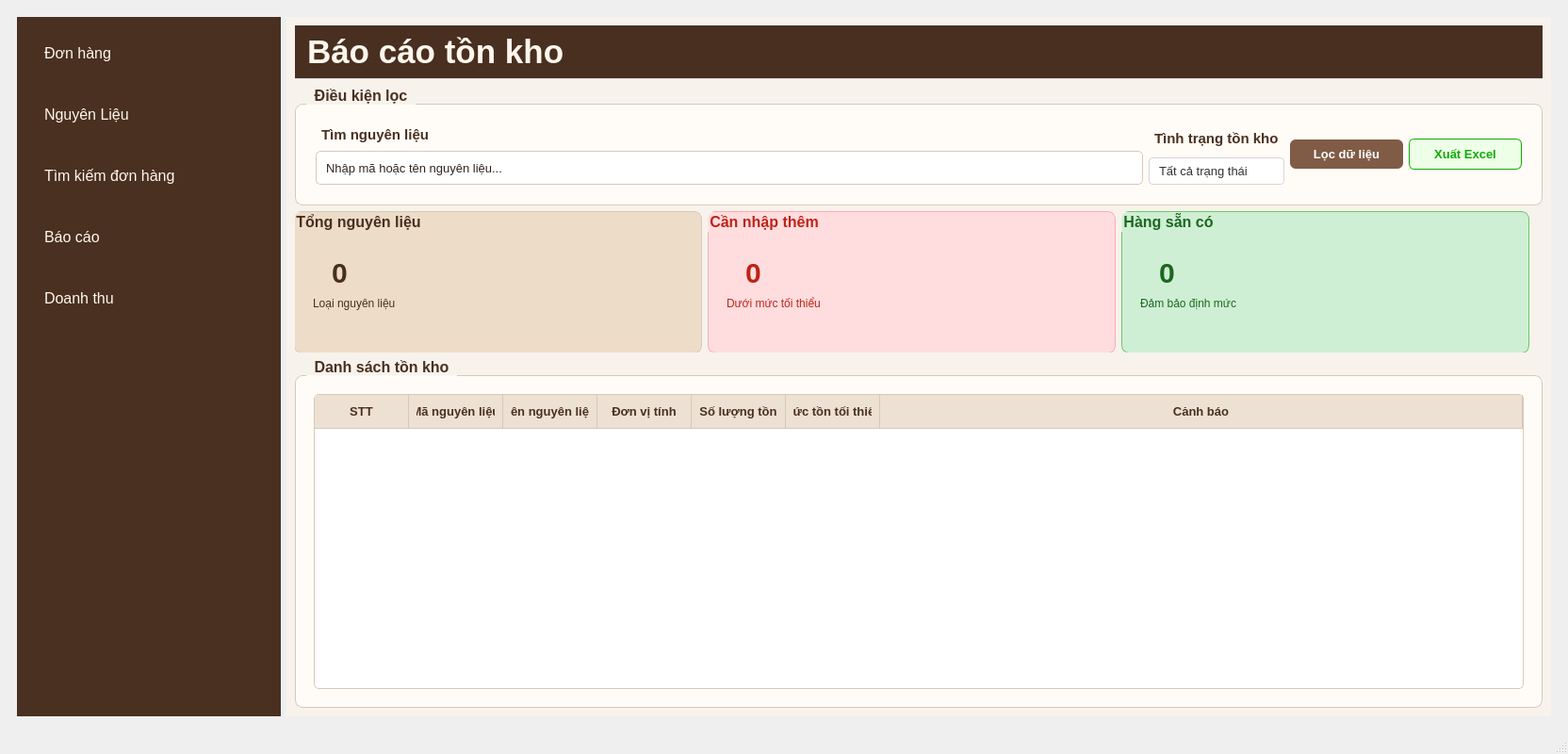
<?xml version="1.0" encoding="UTF-8"?>
<ui version="4.0">
 <class>MainWindow</class>
 <widget class="QMainWindow" name="MainWindow">
  <property name="geometry">
   <rect>
    <x>0</x>
    <y>0</y>
    <width>1664</width>
    <height>800</height>
   </rect>
  </property>
  <property name="windowTitle">
   <string>MainWindow</string>
  </property>
  <widget class="QWidget" name="centralwidget">
   <layout class="QGridLayout" name="gridLayout">
    <item row="0" column="0">
     <widget class="QWidget" name="widget" native="true">
      <layout class="QHBoxLayout" name="horizontalLayout">
       <item>
        <widget class="QFrame" name="frame">
         <property name="sizePolicy">
          <sizepolicy hsizetype="Fixed" vsizetype="Expanding">
           <horstretch>0</horstretch>
           <verstretch>0</verstretch>
          </sizepolicy>
         </property>
         <property name="minimumSize">
          <size>
           <width>280</width>
           <height>0</height>
          </size>
         </property>
         <property name="maximumSize">
          <size>
           <width>280</width>
           <height>16777215</height>
          </size>
         </property>
         <property name="styleSheet">
          <string notr="true">QFrame {
    background-color: #493020;
    border: none;
}
QPushButton {
    background-color: transparent;
    color: #FFF7ED;
    border: none;
    border-radius: 6px;
    padding: 20px;
    text-align: left;
    font-size: 12pt;
}

QPushButton:hover {
    background-color: #67442F;
}

QPushButton:pressed {
    background-color: #805B46;
}
</string>
         </property>
         <property name="frameShape">
          <enum>QFrame::Shape::StyledPanel</enum>
         </property>
         <property name="frameShadow">
          <enum>QFrame::Shadow::Raised</enum>
         </property>
         <layout class="QVBoxLayout" name="verticalLayout">
          <item>
           <widget class="QPushButton" name="btnDonHang">
            <property name="styleSheet">
             <string notr="true">QPushButton {
    background-color: transparent;
    color: #FFF7ED;
    border: none;
    border-radius: 6px;
    padding: 20px;
    text-align: left;
    font-size: 12pt;
}

QPushButton:hover {
    background-color: #67442F;
}

QPushButton:pressed {
    background-color: #805B46;
}</string>
            </property>
            <property name="text">
             <string>Đơn hàng</string>
            </property>
           </widget>
          </item>
          <item>
           <widget class="QPushButton" name="btnNguyenLieu">
            <property name="text">
             <string>Nguyên Liệu</string>
            </property>
           </widget>
          </item>
          <item>
           <widget class="QPushButton" name="btnTimKiemDonHang">
            <property name="text">
             <string>Tìm kiếm đơn hàng</string>
            </property>
           </widget>
          </item>
          <item>
           <widget class="QPushButton" name="btnBaoCao">
            <property name="styleSheet">
             <string notr="true"/>
            </property>
            <property name="text">
             <string>Báo cáo</string>
            </property>
           </widget>
          </item>
          <item>
           <widget class="QPushButton" name="btnDoanhThu">
            <property name="text">
             <string>Doanh thu</string>
            </property>
           </widget>
          </item>
          <item>
           <spacer name="verticalSpacer">
            <property name="orientation">
             <enum>Qt::Orientation::Vertical</enum>
            </property>
            <property name="sizeHint" stdset="0">
             <size>
              <width>20</width>
              <height>40</height>
             </size>
            </property>
           </spacer>
          </item>
         </layout>
        </widget>
       </item>
       <item>
        <widget class="QWidget" name="widgetContent" native="true">
         <property name="styleSheet">
          <string notr="true">QWidget {
    background-color: #F7F3EC;
    color: #30251E;
    font-family: &quot;Segoe UI&quot;;
    font-size: 10pt;
}
</string>
         </property>
         <layout class="QVBoxLayout" name="verticalLayout_2">
          <item>
           <widget class="QLabel" name="lblTieuDe">
            <property name="sizePolicy">
             <sizepolicy hsizetype="Expanding" vsizetype="Fixed">
              <horstretch>0</horstretch>
              <verstretch>0</verstretch>
             </sizepolicy>
            </property>
            <property name="minimumSize">
             <size>
              <width>120</width>
              <height>0</height>
             </size>
            </property>
            <property name="styleSheet">
             <string notr="true">QLabel {
	border: 8px;
    border-bottom: 1px solid #ddd;
    padding-bottom: 8px;
	background-color: rgb(72, 47, 32);
	color: rgb(255, 247, 237);
    font-size: 26pt;
    font-weight: bold;
    padding: 8px 4px;
}
</string>
            </property>
            <property name="text">
             <string>Báo cáo tồn kho</string>
            </property>
           </widget>
          </item>
          <item>
           <spacer name="verticalSpacer_3">
            <property name="orientation">
             <enum>Qt::Orientation::Vertical</enum>
            </property>
            <property name="sizeType">
             <enum>QSizePolicy::Policy::Fixed</enum>
            </property>
            <property name="sizeHint" stdset="0">
             <size>
              <width>0</width>
              <height>2</height>
             </size>
            </property>
           </spacer>
          </item>
          <item>
           <widget class="QGroupBox" name="groupDieuKien">
            <property name="styleSheet">
             <string notr="true">QGroupBox#groupDieuKien {
    background-color: #FFFCF7;
    color: #493020;
    border: 1px solid #D8C8B8;
    border-radius: 8px;
    margin-top: 18px;
    padding: 12px;
    font-family: &quot;Segoe UI&quot;;
    font-size: 12pt;
    font-weight: bold;
}

QGroupBox#groupDieuKien::title {
    subcontrol-origin: margin;
    subcontrol-position: top left;
    left: 12px;
    padding: 0 6px;
    color: #493020;
    background-color: #F7F3EC;
    font-size: 12pt;
    font-weight: bold;
}

QLabel {
    color: #493020;
    font-family: &quot;Segoe UI&quot;;
    font-size: 11pt;
    font-weight: bold;
    background-color: transparent;
    padding: 2px;

}

/* --- 1. TÙY CHỈNH CHO QCOMBOBOX (Nhân viên, Trạng thái) --- */
QComboBox {
    border: 1px solid #D5D5D5;
    border-radius: 4px;
    padding: 5px 10px;
    background-color: white;
    color: #333333;
}

QComboBox:hover {
    border: 1px solid #8B5A2B; /* Viền đổi màu nâu khi trỏ chuột vào */
}

QComboBox::drop-down {
    subcontrol-origin: padding;
    subcontrol-position: top right;
    width: 25px;
    border-left-width: 0px; /* Bỏ đường kẻ thô bên trái mũi tên */
    border-top-right-radius: 4px;
    border-bottom-right-radius: 4px;
}

/* Thay thế mũi tên mặc định bằng icon/mũi tên tinh tế hơn hoặc làm phẳng nó */
QComboBox::down-arrow {
    image: none; /* Tắt hình mũi tên mặc định hệ thống nếu muốn thay bằng ký tự hoặc giữ nét thanh */
    border-image: none;
}

/* --- 2. TÙY CHỈNH CHO QDATEEDIT (Từ ngày, Đến ngày) --- */
QDateEdit {
    border: 1px solid #D5D5D5;
    border-radius: 4px;
    padding: 5px 10px;
    background-color: white;
    color: #333333;
}

QDateEdit:hover {
    border: 1px solid #8B5A2B;
}

/* Thu nhỏ và làm gọn nút bấm tăng/giảm (spinbox buttons) của QDateEdit */
QDateEdit::up-button, QDateEdit::down-button {
    width: 16px;
    border: none;
    background: transparent;
}

QDateEdit::up-button:hover, QDateEdit::down-button:hover {
    background-color: #EFEFEF;
    border-radius: 2px;
}</string>
            </property>
            <property name="title">
             <string>Điều kiện lọc</string>
            </property>
            <layout class="QGridLayout" name="gridLayout_4">
             <item row="0" column="1">
              <layout class="QGridLayout" name="gridLayout_3">
               <item row="2" column="0">
                <widget class="QComboBox" name="comboBox">
                 <item>
                  <property name="text">
                   <string>Tất cả trạng thái</string>
                  </property>
                 </item>
                 <item>
                  <property name="text">
                   <string>Sẵn có</string>
                  </property>
                 </item>
                 <item>
                  <property name="text">
                   <string>Cần nhập</string>
                  </property>
                 </item>
                </widget>
               </item>
               <item row="1" column="0">
                <widget class="QLabel" name="lblTenKhachHang">
                 <property name="text">
                  <string>Tình trạng tồn kho</string>
                 </property>
                </widget>
               </item>
              </layout>
             </item>
             <item row="0" column="4">
              <widget class="QPushButton" name="btnXuatExcel">
               <property name="minimumSize">
                <size>
                 <width>120</width>
                 <height>0</height>
                </size>
               </property>
               <property name="maximumSize">
                <size>
                 <width>100</width>
                 <height>16777215</height>
                </size>
               </property>
               <property name="styleSheet">
                <string notr="true">QPushButton {
    
	
	background-color: rgb(237, 255, 231);
	color: rgb(16, 170, 5);
    border: 1px solid rgb(16, 170, 5);
    border-radius: 6px;
    padding: 8px 18px;
    font-weight: bold;
}

QPushButton:hover {
background-color: rgb(162, 239, 158);
}
QPushButton:pressed {
	background-color: rgb(207, 239, 212);
	
}</string>
               </property>
               <property name="text">
                <string>Xuất Excel</string>
               </property>
              </widget>
             </item>
             <item row="0" column="3">
              <widget class="QPushButton" name="btnLocDuLieu">
               <property name="minimumSize">
                <size>
                 <width>120</width>
                 <height>0</height>
                </size>
               </property>
               <property name="maximumSize">
                <size>
                 <width>100</width>
                 <height>16777215</height>
                </size>
               </property>
               <property name="styleSheet">
                <string notr="true">QPushButton {
    background-color: #805B46;
    color: #FFFFFF;
    border: none;
    border-radius: 6px;
    padding: 8px 18px;
    font-weight: bold;
}

QPushButton:hover {
    background-color: #67442F;
}

QPushButton:pressed {
    background-color: #493020;
}</string>
               </property>
               <property name="text">
                <string>Lọc dữ liệu</string>
               </property>
              </widget>
             </item>
             <item row="0" column="0">
              <layout class="QGridLayout" name="gridLayout_2">
               <item row="0" column="0">
                <widget class="QLabel" name="txtTimNL_2">
                 <property name="text">
                  <string>Tìm nguyên liệu</string>
                 </property>
                </widget>
               </item>
               <item row="1" column="0">
                <widget class="QLineEdit" name="txtTimNL">
                 <property name="styleSheet">
                  <string notr="true">QLineEdit {
    background-color: #FFFFFF;
    color: #30251E;
    border: 1px solid #D8C8B8;
    border-radius: 5px;
    padding: 6px 8px;
    min-height: 22px;
}

QLineEdit:focus {
    border: 1px solid #805B46;
}
</string>
                 </property>
                 <property name="text">
                  <string>Nhập mã hoặc tên nguyên liệu...</string>
                 </property>
                 <property name="placeholderText">
                  <string>Nhập mã đơn hàng...</string>
                 </property>
                </widget>
               </item>
              </layout>
             </item>
            </layout>
           </widget>
          </item>
          <item>
           <widget class="QWidget" name="widget_2" native="true">
            <property name="minimumSize">
             <size>
              <width>1311</width>
              <height>150</height>
             </size>
            </property>
            <widget class="QWidget" name="horizontalLayoutWidget">
             <property name="geometry">
              <rect>
               <x>-1</x>
               <y>0</y>
               <width>1311</width>
               <height>151</height>
              </rect>
             </property>
             <layout class="QHBoxLayout" name="horizontalLayout_3">
              <item>
               <widget class="QGroupBox" name="groupBox_5">
                <property name="font">
                 <font>
                  <family>Segoe UI</family>
                  <pointsize>-1</pointsize>
                  <bold>true</bold>
                 </font>
                </property>
                <property name="styleSheet">
                 <string notr="true">QGroupBox {
font-size: 16px;
font-weight: bold;
color: rgb(72, 47, 32);
background-color: rgb(237, 220, 200);
border: 1px solid #D8C8B8;
 border-radius: 8px;
}
QLabel{
font-size: 30px;
font-weight: bold;
color: rgb(72, 47, 32);
background-color: rgb(237, 220, 200);
}</string>
                </property>
                <property name="title">
                 <string>Tổng nguyên liệu</string>
                </property>
                <widget class="QLabel" name="lbl_tongNL">
                 <property name="geometry">
                  <rect>
                   <x>40</x>
                   <y>40</y>
                   <width>61</width>
                   <height>51</height>
                  </rect>
                 </property>
                 <property name="font">
                  <font>
                   <family>Segoe UI</family>
                   <pointsize>-1</pointsize>
                   <bold>true</bold>
                  </font>
                 </property>
                 <property name="text">
                  <string>0</string>
                 </property>
                </widget>
                <widget class="QLabel" name="label">
                 <property name="geometry">
                  <rect>
                   <x>20</x>
                   <y>90</y>
                   <width>101</width>
                   <height>16</height>
                  </rect>
                 </property>
                 <property name="font">
                  <font>
                   <family>Segoe UI</family>
                   <pointsize>-1</pointsize>
                   <bold>false</bold>
                  </font>
                 </property>
                 <property name="styleSheet">
                  <string notr="true">QLabel{
font-size: 12px;
font-weight: normal;
}</string>
                 </property>
                 <property name="text">
                  <string>Loại nguyên liệu</string>
                 </property>
                </widget>
               </widget>
              </item>
              <item>
               <widget class="QGroupBox" name="groupBox_3">
                <property name="font">
                 <font>
                  <family>Segoe UI</family>
                  <pointsize>-1</pointsize>
                  <bold>true</bold>
                 </font>
                </property>
                <property name="styleSheet">
                 <string notr="true">QGroupBox {
font-size: 16px;
font-weight: bold;
color: rgb(190, 35, 21);
background-color: rgb(255, 221, 223);
border: 1px solid #FFAAAB;
border-radius: 8px;
}
QLabel{
font-size: 30px;
font-weight: bold;
color: rgb(190, 35, 21);
background-color: rgb(255, 221, 223);
}</string>
                </property>
                <property name="title">
                 <string>Cần nhập thêm</string>
                </property>
                <widget class="QLabel" name="lbl_CanNhap">
                 <property name="geometry">
                  <rect>
                   <x>40</x>
                   <y>40</y>
                   <width>61</width>
                   <height>51</height>
                  </rect>
                 </property>
                 <property name="text">
                  <string>0</string>
                 </property>
                </widget>
                <widget class="QLabel" name="label_2">
                 <property name="geometry">
                  <rect>
                   <x>20</x>
                   <y>90</y>
                   <width>101</width>
                   <height>16</height>
                  </rect>
                 </property>
                 <property name="styleSheet">
                  <string notr="true">QLabel{
font-size: 12px;
font-weight: normal;
}</string>
                 </property>
                 <property name="text">
                  <string>Dưới mức tối thiểu</string>
                 </property>
                </widget>
               </widget>
              </item>
              <item>
               <widget class="QGroupBox" name="groupBox_4">
                <property name="font">
                 <font>
                  <family>Segoe UI</family>
                  <pointsize>-1</pointsize>
                  <bold>true</bold>
                 </font>
                </property>
                <property name="styleSheet">
                 <string notr="true">QGroupBox {
font-size: 16px;
font-weight: bold;
color: rgb(27, 104, 30);
background-color: rgb(207, 239, 212);
border: 1px solid #6CC865;
border-radius: 8px;
}
QLabel{
font-size: 30px;
font-weight: bold;
color: rgb(27, 104, 30);
background-color: rgb(207, 239, 212);
}</string>
                </property>
                <property name="title">
                 <string>Hàng sẵn có</string>
                </property>
                <widget class="QLabel" name="lbl_SanCo">
                 <property name="geometry">
                  <rect>
                   <x>40</x>
                   <y>40</y>
                   <width>61</width>
                   <height>51</height>
                  </rect>
                 </property>
                 <property name="text">
                  <string>0</string>
                 </property>
                </widget>
                <widget class="QLabel" name="label_3">
                 <property name="geometry">
                  <rect>
                   <x>20</x>
                   <y>90</y>
                   <width>111</width>
                   <height>16</height>
                  </rect>
                 </property>
                 <property name="styleSheet">
                  <string notr="true">QLabel{
font-size: 12px;
font-weight: normal;
}</string>
                 </property>
                 <property name="text">
                  <string>Đảm bảo định mức</string>
                 </property>
                </widget>
               </widget>
              </item>
             </layout>
            </widget>
           </widget>
          </item>
          <item>
           <widget class="QGroupBox" name="groupKetQua">
            <property name="styleSheet">
             <string notr="true">QGroupBox {
    background-color: #FFFCF7;
    color: #493020;
    border: 1px solid #D8C8B8;
    border-radius: 8px;
    margin-top: 18px;
    padding: 10px;
    font-size: 11pt;
    font-family: &quot;Segoe UI&quot;;
    font-size: 12pt;
    font-weight: bold;
}

QGroupBox::title {
    subcontrol-origin: margin;
    subcontrol-position: top left;
    left: 12px;
    padding: 0 6px;
    color: #493020;
    font-weight: bold;
}</string>
            </property>
            <property name="title">
             <string>Danh sách tồn kho</string>
            </property>
            <layout class="QFormLayout" name="formLayout_2">
             <item row="0" column="0" colspan="2">
              <widget class="QTableWidget" name="tableTonKho">
               <property name="minimumSize">
                <size>
                 <width>0</width>
                 <height>0</height>
                </size>
               </property>
               <property name="styleSheet">
                <string notr="true">QTableWidget {
    background-color: #FFFFFF;
    alternate-background-color: #F7F2EB;
    color: #30251E;
    gridline-color: #E5D9CC;
    border: 1px solid #D8C8B8;
    border-radius: 5px;
    selection-background-color: #D8C0AA;
    selection-color: #30251E;
}

QHeaderView::section {
    background-color: #EDE1D4;
    color: #493020;
    padding: 8px;
    border: none;
    border-right: 1px solid #D8C8B8;
    border-bottom: 1px solid #D8C8B8;
    font-weight: bold;
}</string>
               </property>
               <property name="columnCount">
                <number>7</number>
               </property>
               <attribute name="horizontalHeaderStretchLastSection">
                <bool>true</bool>
               </attribute>
               <column>
                <property name="text">
                 <string>STT</string>
                </property>
               </column>
               <column>
                <property name="text">
                 <string>Mã nguyên liệu</string>
                </property>
               </column>
               <column>
                <property name="text">
                 <string>Tên nguyên liệu</string>
                </property>
               </column>
               <column>
                <property name="text">
                 <string>Đơn vị tính</string>
                </property>
               </column>
               <column>
                <property name="text">
                 <string>Số lượng tồn</string>
                </property>
               </column>
               <column>
                <property name="text">
                 <string>Mức tồn tối thiểu</string>
                </property>
               </column>
               <column>
                <property name="text">
                 <string>Cảnh báo</string>
                </property>
               </column>
              </widget>
             </item>
            </layout>
           </widget>
          </item>
         </layout>
        </widget>
       </item>
      </layout>
     </widget>
    </item>
   </layout>
  </widget>
  <widget class="QMenuBar" name="menubar">
   <property name="geometry">
    <rect>
     <x>0</x>
     <y>0</y>
     <width>1664</width>
     <height>25</height>
    </rect>
   </property>
  </widget>
  <widget class="QStatusBar" name="statusbar"/>
 </widget>
 <resources/>
 <connections/>
</ui>
